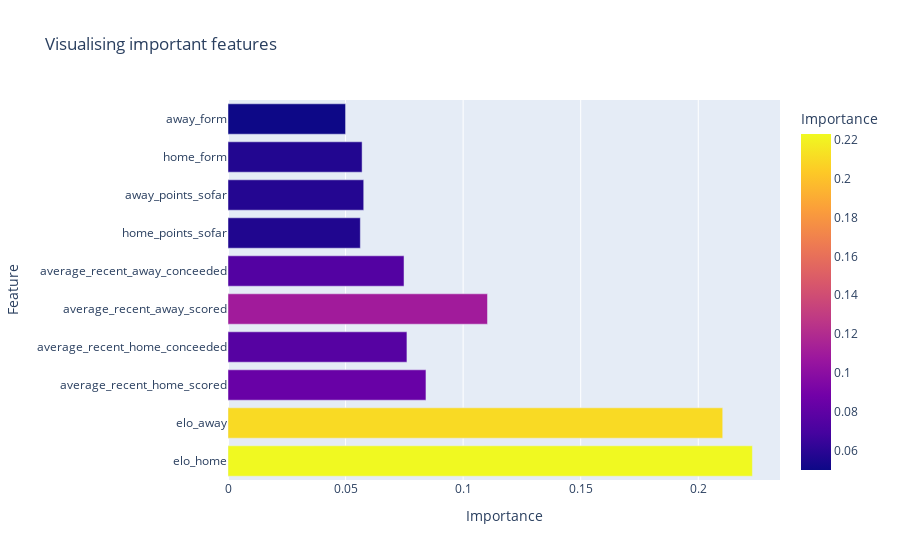

Notebook source saved alongside this figure:
### Code cell
random_forest_importance_bar = px.bar(
    y=model.feature_names_in_,
    x=model.feature_importances_,
    color=model.feature_importances_,
    labels={'x': 'Importance', 'y':'Feature', 'color': 'Importance'},
    title='Visualising important features')
random_forest_importance_bar.write_image('../README-images/random-forest-importance.png')
random_forest_importance_bar

### Figure 1 — Plotly figure (JSON) as saved in the notebook; plotly's stock layout.template omitted (floating-point values rounded to 4 significant figures)
{"data": [{"alignmentgroup": "True", "hovertemplate": "Importance=%{marker.color}<br>Feature=%{y}<extra></extra>", "legendgroup": "", "marker": {"color": [0.223, 0.2104, 0.08419, 0.0761, 0.1104, 0.07486, 0.05628, 0.05772, 0.05703, 0.05001], "coloraxis": "coloraxis", "pattern": {"shape": ""}}, "name": "", "offsetgroup": "", "orientation": "h", "showlegend": false, "textposition": "auto", "type": "bar", "x": [0.223, 0.2104, 0.08419, 0.0761, 0.1104, 0.07486, 0.05628, 0.05772, 0.05703, 0.05001], "xaxis": "x", "y": ["elo_home", "elo_away", "average_recent_home_scored", "average_recent_home_conceeded", "average_recent_away_scored", "average_recent_away_conceeded", "home_points_sofar", "away_points_sofar", "home_form", "away_form"], "yaxis": "y"}], "layout": {"barmode": "relative", "coloraxis": {"colorbar": {"title": {"text": "Importance"}}, "colorscale": [[0, "#0d0887"], [0.1111, "#46039f"], [0.2222, "#7201a8"], [0.3333, "#9c179e"], [0.4444, "#bd3786"], [0.5556, "#d8576b"], [0.6667, "#ed7953"], [0.7778, "#fb9f3a"], [0.8889, "#fdca26"], [1, "#f0f921"]]}, "legend": {"tracegroupgap": 0}, "title": {"text": "Visualising important features"}, "xaxis": {"anchor": "y", "domain": [0, 1], "title": {"text": "Importance"}}, "yaxis": {"anchor": "x", "domain": [0, 1], "title": {"text": "Feature"}}}}
